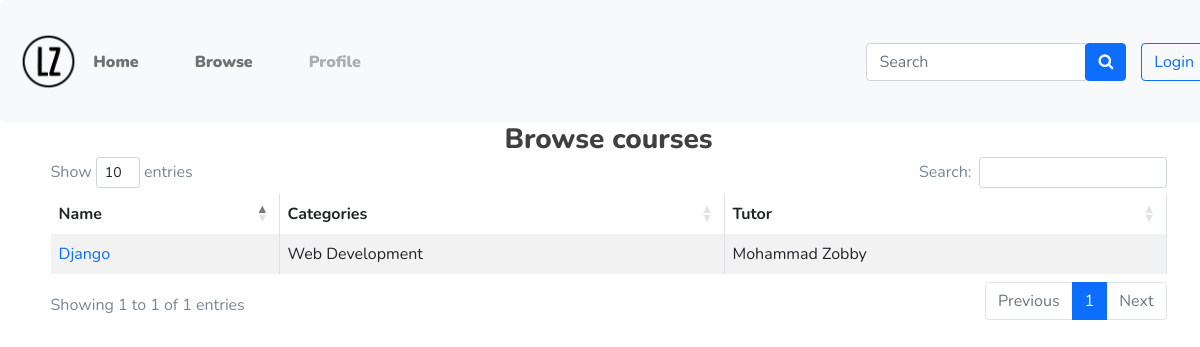
/browse/, run on an earlier commit of the app's database.
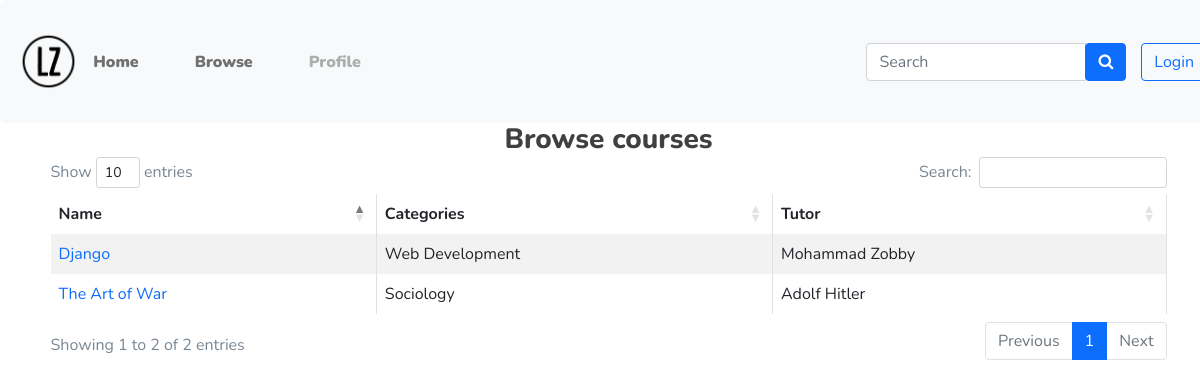
And on a later commit of the database.
### main/models.py (models this page shows, shortened)
class Course(models.Model):
    name = models.CharField(max_length=100)
    uploaded_by = models.ForeignKey(Teacher, on_delete=models.CASCADE)
    description = models.TextField(max_length=1000)
    category = models.ForeignKey(Categories, on_delete=models.SET_NULL, null=True)
    price = models.FloatField(default=0.0)
    approved = models.BooleanField(default=False)
    approval_message = models.CharField(max_length=200, null=True, blank=True)
    @staticmethod
    def get_all_categories():
        return Course.objects.values_list('category', flat=True).distinct()

class Categories(models.Model):
    name = models.CharField(max_length=20)
    def __str__(self):
        return self.name

class Teacher(models.Model):
    user = models.OneToOneField(User, on_delete=models.CASCADE)
    cv = models.FileField(upload_to='cvs/')
    bio = models.CharField(null=True, max_length=100, blank=True)
    address = models.CharField(max_length=100, blank=True)
    photo = models.FileField(null=True, blank=True)
    phone = models.CharField(null=True, max_length=20, blank=True)
    approved = models.BooleanField(default=False)
    def __str__(self):
        return self.user.first_name + " " + self.user.last_name

class User(AbstractUser):
  USER_TYPE_CHOICES = (
      (1, 'student'),
      (2, 'teacher'),
      (3, 'admin'),
  )
  user_type = models.PositiveSmallIntegerField(choices=USER_TYPE_CHOICES, default=3)

### main/views.py (the view)
# urls.py: path('browse/', views.browse, name='browse'),
def browse(request):
    context = {
        'courses' : models.Course.objects.all(),
        'categories': models.Course.get_all_categories(),
        'teachers': models.Teacher.objects.all()
    }
    return render(request, 'browse.html', context)

### main/templates/browse.html (shortened to what this page needs)
{% extends './base.html'%}
{% load tags %}
{% block content %}
<h3 class="text-center">Browse courses</h3>
<div class="container mx-10">
<table id="example" class="table table-striped table-bordered">
    <thead>
        <tr>
            <th>Name</th>
            <th>Categories</th>
            <th>Tutor</th>
        </tr>
    </thead>
    <tbody>
        {% for course in courses %}
        {% if course.approved %}
        <tr>
            <td><a class="text-decoration-none" href="{% url 'course_details' course.id %}">{{course.name}}</a></td>
            <td>{{course.category}}</td>
            <td>{{course.uploaded_by}}</td>
        </tr>
        {% endif %}
        {% endfor %}
    </tbody>
</table>
</div>
{% endblock %}

What changed in the data, as far as the page shows it:
added Course: name "The Art of War", category "Sociology", uploaded_by "Adolf Hitler"
Also different on the page:
text written by a page script: "Show entries Search: Showing 1 to 1 of 1 entries Previous 1 Next" → "Show entries Search: Showing 1 to 2 of 2 entries Previous 1 Next"
